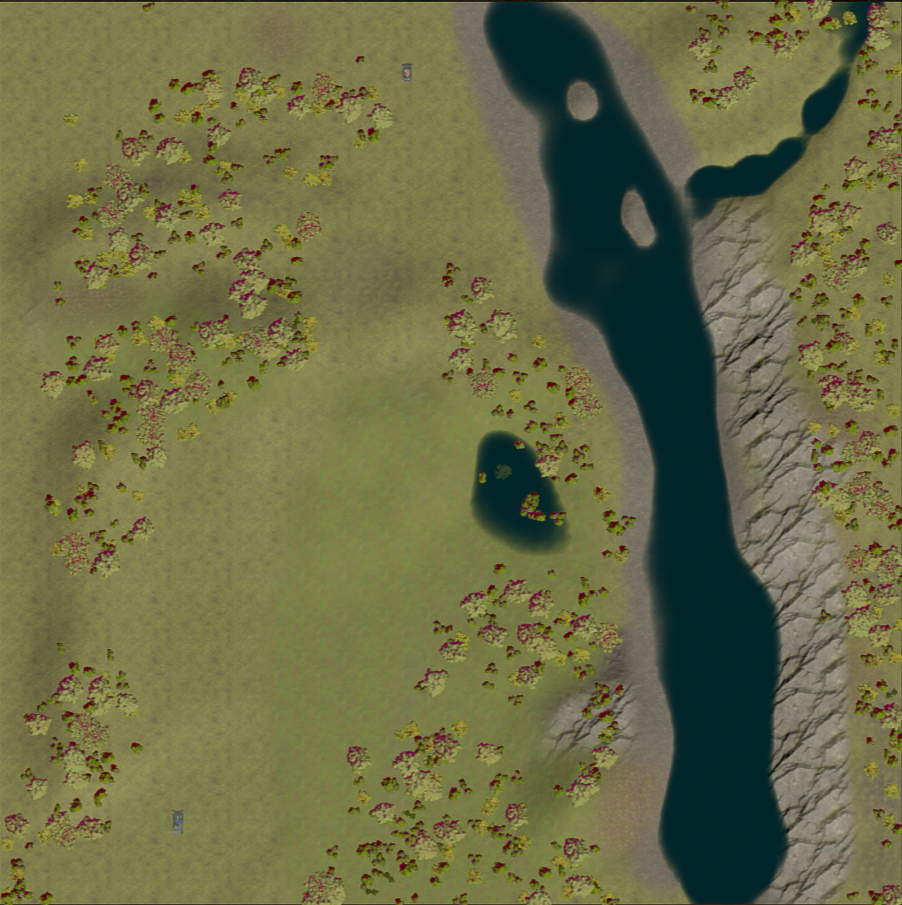
#> input picture research/TCIS/archive/base_map/map_images/01_forest_and_river.PNG, 902 x 905 px, found by its file name
$ python analyze_colors.py
#> lines starting #> are read from the running program, lines starting #| are printed output that depends on the picture; after the words box and inside, x2 and y2 are one past the last pixel; in counts of white or black regions, pixels touching at a corner belong together
import numpy as np
from PIL import Image

img = Image.open("map_images/01_forest_and_river.PNG")
#> img is the input picture: PIL image 902x905 RGBA; mean R, G, B, A 107.1, 108.1, 70.1, 255
img_rgb = np.array(img)

print("이미지 크기:", img_rgb.shape)
#| 이미지 크기: (905, 902, 4)
print("\n=== 색상 분석 ===")

# 파란색 계열 (물) 찾기 - B값이 높고 R값이 낮은 픽셀
water_mask = (img_rgb[:,:,2] > 100) & (img_rgb[:,:,0] < 100)
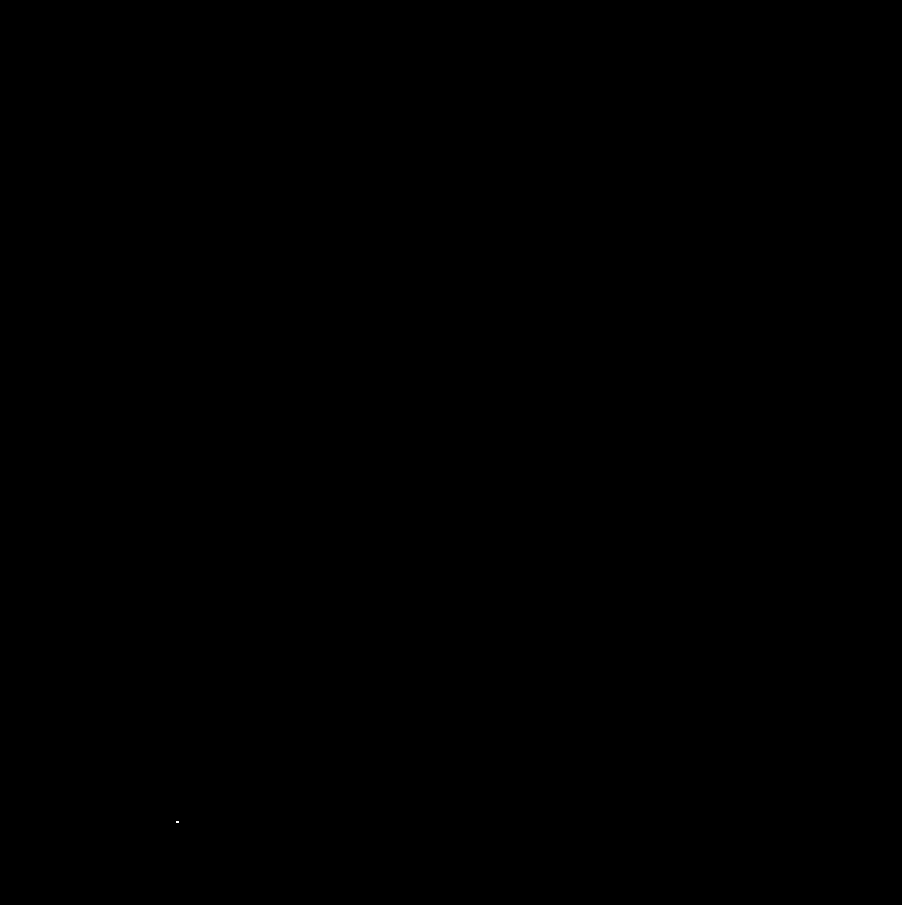
#> water_mask: shape (905, 902) bool; 0% white in thin lines or dots, all inside (x1, y1, x2, y2) = (176, 821, 179, 823)
water_pixels = img_rgb[water_mask]
#> water_pixels = [[80, 84, 172, 255], [79, 81, 240, 255], [87, 91, 158, 255], [83, 88, 157, 255], [87, 89, 238, 255], [98, 101, 170, 255]]

if len(water_pixels) > 0:
    print(f"\n물 영역 픽셀 수: {len(water_pixels)}")
#| 물 영역 픽셀 수: 6
    print("물 영역 색상 샘플 (처음 10개):")
    print(water_pixels[:10])
#| [[ 80  84 172 255]
#|  [ 79  81 240 255]
#|  [ 87  91 158 255]
#|  [ 83  88 157 255]
#|  [ 87  89 238 255]
#|  [ 98 101 170 255]]
    print(f"\n물 색상 범위:")
    print(f"  R: {water_pixels[:, 0].min()} ~ {water_pixels[:, 0].max()}")
#|   R: 79 ~ 98
    print(f"  G: {water_pixels[:, 1].min()} ~ {water_pixels[:, 1].max()}")
#|   G: 81 ~ 101
    print(f"  B: {water_pixels[:, 2].min()} ~ {water_pixels[:, 2].max()}")
#|   B: 157 ~ 240
else:
    print("물 영역을 찾을 수 없습니다.")

# 전체 이미지의 고유 색상 확인 (RGBA를 RGB로 변환)
img_rgb_only = img_rgb[:,:,:3]  # 알파 채널 제거
unique_colors = np.unique(img_rgb_only.reshape(-1, 3), axis=0)
print(f"\n이미지 내 고유 색상 개수: {len(unique_colors)}")
#| 이미지 내 고유 색상 개수: 111266
print("\n모든 고유 색상 (RGB):")
for i, color in enumerate(unique_colors[:20]):
    print(f"{i+1}. R:{color[0]:3d}, G:{color[1]:3d}, B:{color[2]:3d} (HEX: #{color[0]:02x}{color[1]:02x}{color[2]:02x})")
#> this loop made 20 passes
#> color on passes 1 to 12: [2, 33, 37], [2, 34, 38], [2, 35, 39], [2, 35, 40], [2, 36, 40], [2, 36, 41], [2, 36, 42], [2, 37, 41], [2, 37, 42], [2, 37, 43], [2, 38, 42], [2, 38, 43]
#| 1. R:  2, G: 33, B: 37 (HEX: #022125)
#| 2. R:  2, G: 34, B: 38 (HEX: #022226)
#| 3. R:  2, G: 35, B: 39 (HEX: #022327)
#| 4. R:  2, G: 35, B: 40 (HEX: #022328)
#| 5. R:  2, G: 36, B: 40 (HEX: #022428)
#| 6. R:  2, G: 36, B: 41 (HEX: #022429)
#| 7. R:  2, G: 36, B: 42 (HEX: #02242a)
#| 8. R:  2, G: 37, B: 41 (HEX: #022529)
#> (further printed lines are left out)
if len(unique_colors) > 20:
    print(f"... 외 {len(unique_colors) - 20}개")
#> (printed output is left out)
